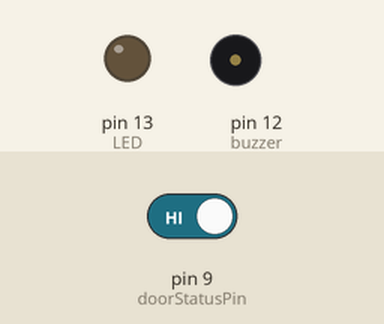
Simulated run of this sketch. Board: Arduino Uno, built with avr-gcc and run on an emulated ATmega328P. Shown: output pins drawn as LEDs (lit = HIGH), buzzer (waves = sounding). The inputs (shaded band) are chosen by the test bench; at power-on: pin 9 (doorStatusPin) HIGH.

Above: at 1.2 s.
1.3 s: pin 9 (doorStatusPin) driven LOW
At 2.3 s:
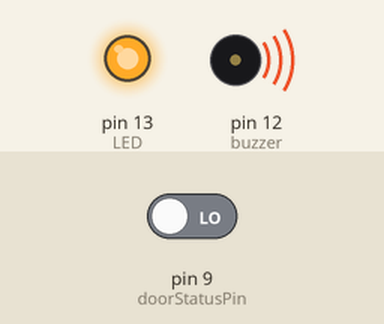
At 2.67 s:
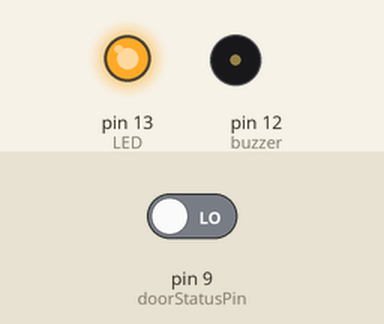
4.3 s: pin 9 (doorStatusPin) driven HIGH
At 6.2 s:
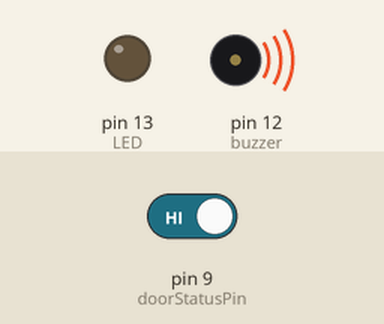
Timing chart, 0 to 8.2 s (numbered marks = the images above; inputs shaded):
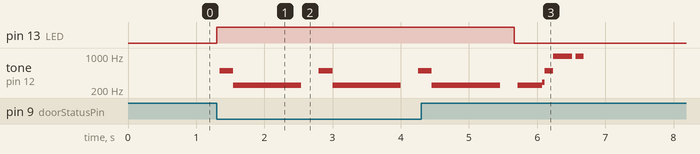

The sketch:

buzzer.ino
```cpp
int buzzer = 12;
int LED = 13;
int doorStatusPin = 9;
bool doorStatus = false;

// the setup routine runs once when you press reset:
void setup() {
  // initialize the digital pin as an output.
  pinMode(buzzer, OUTPUT);
  pinMode(LED, OUTPUT);
  pinMode(doorStatus, INPUT);
}

// the loop routine runs over and over again forever:
void loop() {
  //read input
  doorStatus = digitalRead(doorStatusPin);

  if(!doorStatus)
  {
    digitalWrite(LED, HIGH);
    for(int i2 = 0; i2 < 4; i2++)
    {
      for(int i = 0; i < 100; i++)
      {
      digitalWrite(buzzer, HIGH);   // turn the LED on (HIGH is the voltage level)
      delay(1);               // wait for a second
      digitalWrite(buzzer, LOW);    // turn the LED off by making the voltage LOW
      delay(1);
      }
      for(int i = 0; i < 250; i++)
      {
      digitalWrite(buzzer, HIGH);   // turn the LED on (HIGH is the voltage level)
      delay(2);               // wait for a second
      digitalWrite(buzzer, LOW);    // turn the LED off by making the voltage LOW
      delay(2);
      }
      delay(250);
      doorStatus = digitalRead(doorStatusPin);
      if(doorStatus)
        break;
    }
    while(!doorStatus)//wait for door to close
    {
      doorStatus = digitalRead(doorStatusPin);
    }
      digitalWrite(LED, LOW);
      for(int i = 0; i < 100; i++)
      {
      digitalWrite(buzzer, HIGH);   // turn the LED on (HIGH is the voltage level)
      delay(2);               // wait for a second
      digitalWrite(buzzer, LOW);    // turn the LED off by making the voltage LOW
      delay(2);
      }
      for(int i = 0; i < 50; i++)
      {
      digitalWrite(buzzer, HIGH);   // turn the LED on (HIGH is the voltage level)
      delay(1);               // wait for a second
      digitalWrite(buzzer, LOW);    // turn the LED off by making the voltage LOW
      delay(1);
      }
      delay(50);
      for(int i = 0; i < 100; i++)
      {
      digitalWrite(buzzer, HIGH);   // turn the LED on (HIGH is the voltage level)
      delayMicroseconds(500);               // wait for a second
      digitalWrite(buzzer, LOW);    // turn the LED off by making the voltage LOW
      delayMicroseconds(500);
      }
      delay(50);
      for(int i = 0; i < 100; i++)
      {
      digitalWrite(buzzer, HIGH);   // turn the LED on (HIGH is the voltage level)
      delayMicroseconds(500);               // wait for a second
      digitalWrite(buzzer, LOW);    // turn the LED off by making the voltage LOW
      delayMicroseconds(500);               // wait for a second
      }
      delay(50);
      for(int i = 0; i < 100; i++)
      {
      digitalWrite(buzzer, HIGH);   // turn the LED on (HIGH is the voltage level)
      delayMicroseconds(500);               // wait for a second
      digitalWrite(buzzer, LOW);    // turn the LED off by making the voltage LOW
      delayMicroseconds(500);               // wait for a second
      }
  }
}
```

Measured:
- after the input at 1.3 s, pin 13 (LED): LOW → HIGH at once; tone on pin 12 (buzzer): plays 496 Hz for 0.20 s, 249 Hz for 1.0 s, 496 Hz for 0.20 s, 249 Hz for 1.0 s, 496 Hz for 0.04 s, starting at once
- after the input at 4.3 s, pin 13 (LED): HIGH → LOW after 1.4 s
